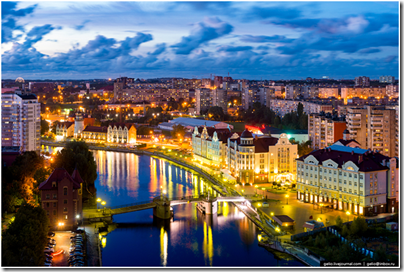
#> input picture image.png, 404 x 272 px
$ python Resizing.py
#> lines starting #> are read from the running program, lines starting #| are printed output that depends on the picture
import argparse
import imutils
import cv2

image = cv2.imread("image.png")
#> image is the input picture: shape (272, 404, 3); mean B, G, R 108, 103.1, 98.7
cv2.imshow("Original", image)

r = 150.0 / image.shape[1]
#> r = 0.371
dim = (150, int(image.shape[0] * r))
#> dim = (150, 100)

resized = cv2.resize(image, dim, interpolation=cv2.INTER_AREA)
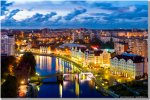
#> resized: shape (100, 150, 3); mean B, G, R 108.1, 103.1, 98.7
cv2.imshow("Resized (Width)", resized)

while True:
	#Ожидание ESC для закрытия (иначе окна появляются на секунду и исчезают)

	if cv2.waitKey(10) == 27:
#> (key Esc is pressed here)
		break
